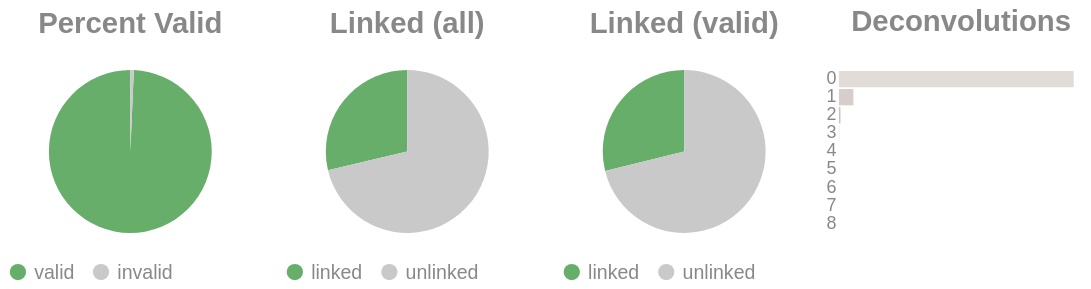

The code cell stored with this chart in its notebook:
### Code cell
if SKIPLR:
    pass
else:
    clash = Counter()
    for i in valids['molecule'].to_list():
        _mol = i.split("-")
        if len(_mol) == 1:
            clash.update('0')
        else:
            clash.update(_mol[-1])

    _d = {"deconvolutions": [], 'count': []}
    for k,v in clash.items():
        _d['deconvolutions'].append(k)
        _d['count'].append(v)

    tot_valid = valids['reads'].sum()
    mask = valids['reads'] >= 2
    n_linked_reads = valids.filter(mask)['reads'].sum()
    if n_linked_reads == 0:
        print_html("No linked molecules (>=2 reads) were detected; skipping linked-only distributions.")
        SKIPLR = True
    else:
        perc_valid = round(tot_valid / n_reads, 4)
        linked_perc_abs = round(n_linked_reads / n_reads, 4)
        linked_perc = round(n_linked_reads / tot_valid, 4)

    _valid = pl.DataFrame({"valids": ['valid', 'invalid'], "count": [tot_valid, n_reads - tot_valid]})
    _linked_abs = pl.DataFrame({"linked (absolute)": ['linked', 'unlinked'], "count": [n_linked_reads, n_reads - n_linked_reads]})
    _linked_rel = pl.DataFrame({"linked (valids)": ['linked', 'unlinked'], "count": [n_linked_reads, tot_valid - n_linked_reads]})

    (
        alt.hconcat(
            piechart(_valid, goodval = 'valid', title = "Percent Valid"),
            piechart(_linked_abs, goodval = "linked", title =  "Linked (all)"),
            piechart(_linked_rel, goodval = "linked", title =  "Linked (valid)"),
            convolutionbar(pl.DataFrame(_d), title = "Deconvolutions"),
            center = True,
            bounds = 'flush'
        )
        .resolve_scale(color='independent')
        .resolve_legend('independent')
        .properties(usermeta={'embedOptions': {"actions": False}})
    ).display()

### Figure 1 — Vega-Lite specification as saved in the notebook (floating-point values rounded to 4 significant figures)
{"width": "container", "height": 400, "config": {"title": {"anchor": "start", "dy": -15, "fontSize": 18, "color": "#888888", "subtitleColor": "#888888", "subtitleFontSize": 14}, "arc": {"fill": "#0072B2"}, "axis": {"domainColor": "#888888", "domainWidth": 0.5, "gridWidth": 0.2, "grid": false, "titleFontWeight": 400, "titleFontSize": 15, "labelFontSize": 11, "labelColor": "#888888", "tickColor": "#888888", "tickWidth": 0.2, "titleColor": "#888888"}, "axisBand": {"grid": false}, "axisX": {"grid": true, "tickSize": 10, "domainCap": "round"}, "axisY": {"domain": false, "grid": true, "tickSize": 0, "domainCap": "round"}, "background": "transparent", "header": {"labelFontSize": 15, "labelColor": "#888888", "titleFontSize": 15, "titleFontWeight": 600, "titleColor": "#888888"}, "legend": {"labelFont": "sans-serif", "labelFontSize": 12, "labelColor": "#888888", "symbolSize": 100, "symbolType": "circle", "titleFontSize": 12, "titlePadding": 10, "titleColor": "#888888", "title": null}, "range": {"category": ["#E69F00", "#56B4E9", "#009E73", "#F0E442", "#0072B2", "#D55E00", "#CC79A7", "#000000"], "diverging": ["#cfe8f3", "#a2d4ec", "#73bfe2", "#46abdb", "#1696d2", "#12719e"]}, "area": {"fill": "#0072B2", "fillOpacity": 0.7, "line": true, "strokeOpacity": 0.7}, "line": {"color": "#0072B2", "stroke": "#0072B2", "strokeWidth": 2}, "trail": {"color": "#0072B2", "stroke": "#0072B2", "strokeWidth": 0, "size": 1}, "point": {"filled": true, "fillOpacity": 1.0, "size": 95}, "text": {"color": "#888888", "fontSize": 11, "align": "right", "fontWeight": 400, "size": 11}, "bar": {"fill": "#0072B2", "stroke": null}, "view": {"stroke": null, "continuousWidth": 660, "continuousHeight": 400}}, "hconcat": [{"data": {"name": "data-f379e105c16663194f7d15bb58108d74"}, "mark": {"type": "arc"}, "encoding": {"color": {"field": "valids", "legend": {"orient": "bottom", "title": null}, "scale": {"domain": ["valid", "invalid"], "range": ["#68ae6b", "#C9C9C9"]}, "title": "Valids", "type": "nominal"}, "theta": {"field": "count", "type": "quantitative"}, "tooltip": [{"field": "valids", "title": "Valids", "type": "ordinal"}, {"field": "percent", "format": ".2%", "title": "Percent", "type": "quantitative"}, {"field": "count", "title": "Count", "type": "quantitative"}]}, "height": 100, "title": {"text": "Percent Valid", "align": "center", "anchor": "middle"}, "transform": [{"calculate": "datum.count / 11186865", "as": "percent"}], "width": 150}, {"data": {"name": "data-b372db236435dbe2b63efa3708f61ec1"}, "mark": {"type": "arc"}, "encoding": {"color": {"field": "linked (absolute)", "legend": {"orient": "bottom", "title": null}, "scale": {"domain": ["linked", "unlinked"], "range": ["#68ae6b", "#C9C9C9"]}, "title": "Linked (Absolute)", "type": "nominal"}, "theta": {"field": "count", "type": "quantitative"}, "tooltip": [{"field": "linked (absolute)", "title": "Linked (Absolute)", "type": "ordinal"}, {"field": "percent", "format": ".2%", "title": "Percent", "type": "quantitative"}, {"field": "count", "title": "Count", "type": "quantitative"}]}, "height": 100, "title": {"text": "Linked (all)", "align": "center", "anchor": "middle"}, "transform": [{"calculate": "datum.count / 11186865", "as": "percent"}], "width": 150}, {"data": {"name": "data-a5d65b569a715416e59d40d02142963d"}, "mark": {"type": "arc"}, "encoding": {"color": {"field": "linked (valids)", "legend": {"orient": "bottom", "title": null}, "scale": {"domain": ["linked", "unlinked"], "range": ["#68ae6b", "#C9C9C9"]}, "title": "Linked (Valids)", "type": "nominal"}, "theta": {"field": "count", "type": "quantitative"}, "tooltip": [{"field": "linked (valids)", "title": "Linked (Valids)", "type": "ordinal"}, {"field": "percent", "format": ".2%", "title": "Percent", "type": "quantitative"}, {"field": "count", "title": "Count", "type": "quantitative"}]}, "height": 100, "title": {"text": "Linked (valid)", "align": "center", "anchor": "middle"}, "transform": [{"calculate": "datum.count / 11109709", "as": "percent"}], "width": 150}, {"data": {"name": "data-53482421c88d8d9d30dfaf781c388a4e"}, "mark": {"type": "bar"}, "encoding": {"color": {"field": "deconvolutions", "legend": null, "scale": {"scheme": "lightgreyred"}, "type": "nominal"}, "tooltip": [{"field": "deconvolutions", "title": "Deconvolutions", "type": "ordinal"}, {"field": "percent", "format": ".2%", "title": "Percent", "type": "quantitative"}, {"field": "count", "title": "Count", "type": "quantitative"}], "x": {"axis": null, "field": "count", "type": "quantitative"}, "y": {"field": "deconvolutions", "sort": "ascending", "title": null, "type": "nominal"}}, "height": 100, "title": {"text": "Deconvolutions", "align": "center", "anchor": "middle"}, "transform": [{"calculate": "datum.count / 9243641", "as": "percent"}], "width": 150}], "bounds": "flush", "center": true, "resolve": {"legend": {"angle": "independent"}, "scale": {"color": "independent"}}, "usermeta": {"embedOptions": {"actions": false}}, "$schema": "https://vega.github.io/schema/vega-lite/v6.1.0.json", "datasets": {"data-f379e105c16663194f7d15bb58108d74": [{"valids": "valid", "count": 11109709}, {"valids": "invalid", "count": 77156}], "data-b372db236435dbe2b63efa3708f61ec1": [{"linked (absolute)": "linked", "count": 3207758}, {"linked (absolute)": "unlinked", "count": 7979107}], "data-a5d65b569a715416e59d40d02142963d": [{"linked (valids)": "linked", "count": 3207758}, {"linked (valids)": "unlinked", "count": 7901951}], "data-53482421c88d8d9d30dfaf781c388a4e": [{"deconvolutions": "0", "count": 8648242}, {"deconvolutions": "1", "count": 531345}, {"deconvolutions": "2", "count": 55477}, {"deconvolutions": "3", "count": 7306}, {"deconvolutions": "4", "count": 1066}, {"deconvolutions": "5", "count": 173}, {"deconvolutions": "6", "count": 25}, {"deconvolutions": "7", "count": 5}, {"deconvolutions": "8", "count": 2}]}}
